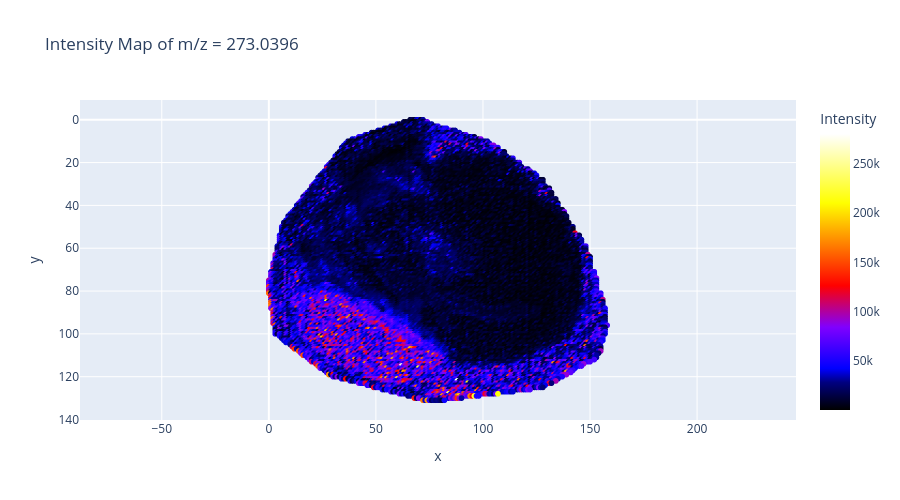

The code cell stored with this chart in its notebook:
### Code cell
# Interactive heatmap plot of the m/z value of interest
plot_mz_across_sample_custom(adata, target_mz=273.0397, tol=0.0001)

### Figure 1 — Plotly figure (JSON) as saved in the notebook; plotly's stock layout.template omitted (floating-point values rounded to 4 significant figures; data arrays with more than 128 entries replaced by an {"elided": "..."} marker saying what was removed)
{"data": [{"hovertemplate": "x=%{x}<br>y=%{y}<br>Intensity=%{marker.color}<extra></extra>", "legendgroup": "", "marker": {"color": {"elided": "15562 int values"}, "coloraxis": "coloraxis", "symbol": "circle"}, "mode": "markers", "name": "", "showlegend": false, "type": "scattergl", "x": {"elided": "15562 int values"}, "xaxis": "x", "y": {"elided": "15562 int values"}, "yaxis": "y"}], "layout": {"coloraxis": {"colorbar": {"title": {"text": "Intensity"}}, "colorscale": [[0, "#000000"], [0.1, "#000080"], [0.15, "#0000FF"], [0.3, "#8000FF"], [0.45, "#FF0000"], [0.6, "#FF8000"], [0.75, "#FFFF00"], [1, "#FFFFFF"]]}, "height": 500, "legend": {"tracegroupgap": 0}, "title": {"text": "Intensity Map of m/z = 273.0396"}, "xaxis": {"anchor": "y", "domain": [0, 1], "title": {"text": "x"}}, "yaxis": {"anchor": "x", "autorange": "reversed", "domain": [0, 1], "scaleanchor": "x", "title": {"text": "y"}}}}
